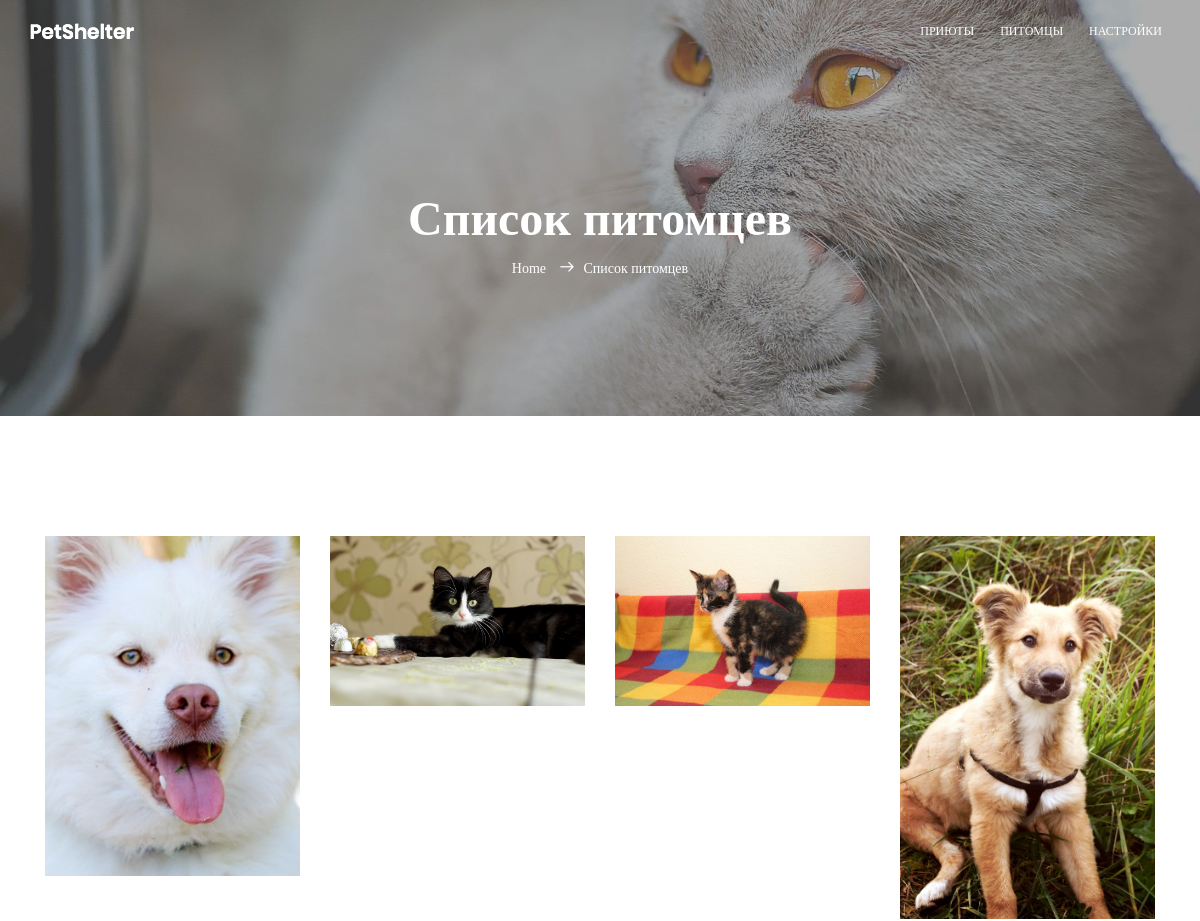
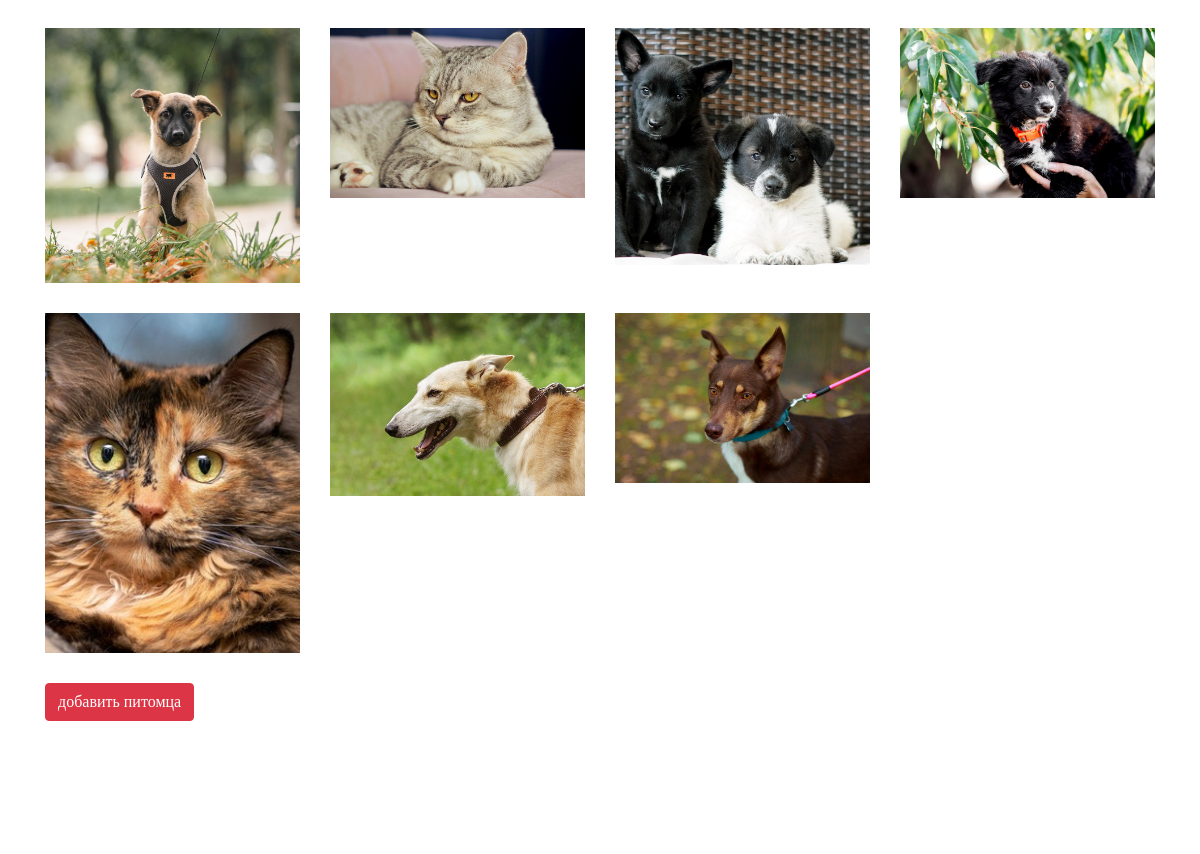
The app's page /adminapp/pet_list/ (signed in, upper part), older data (2 pictures, top to bottom).
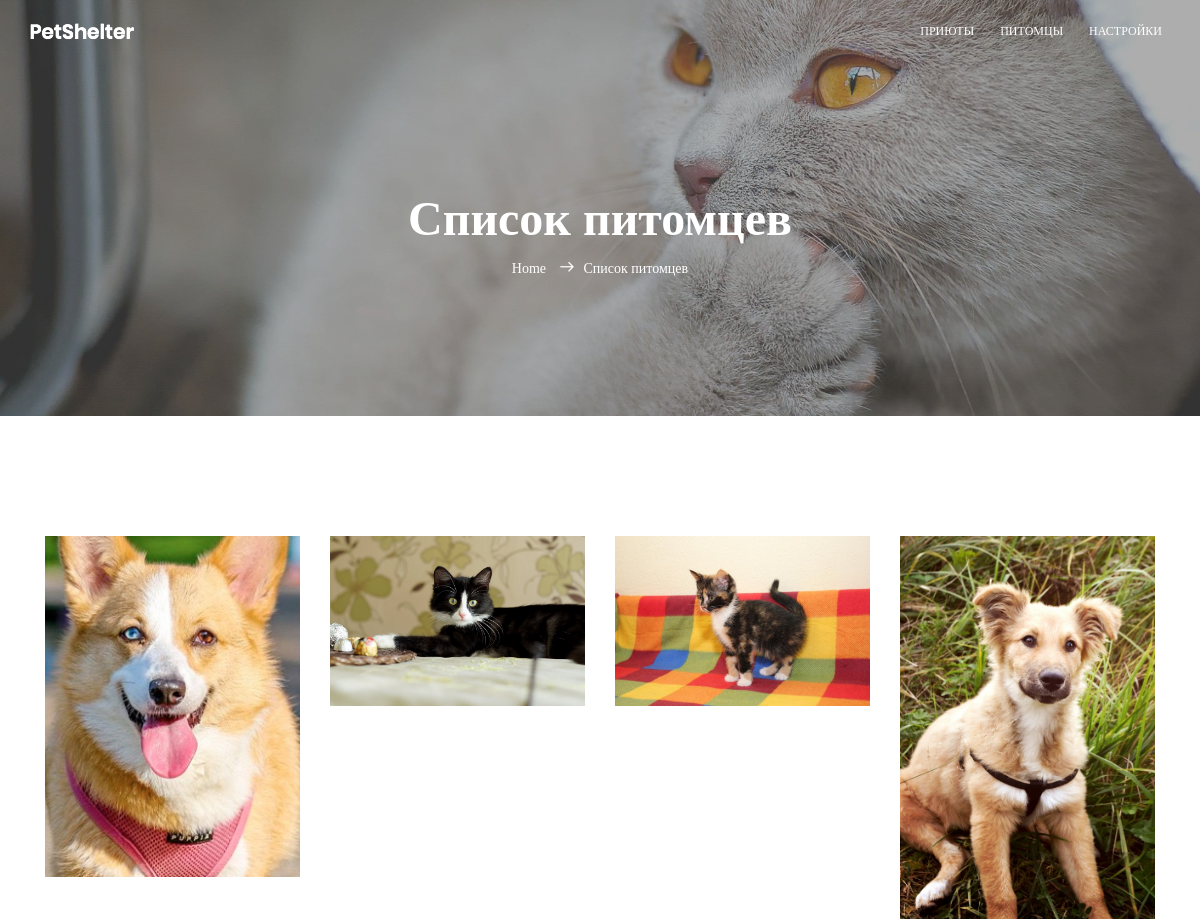
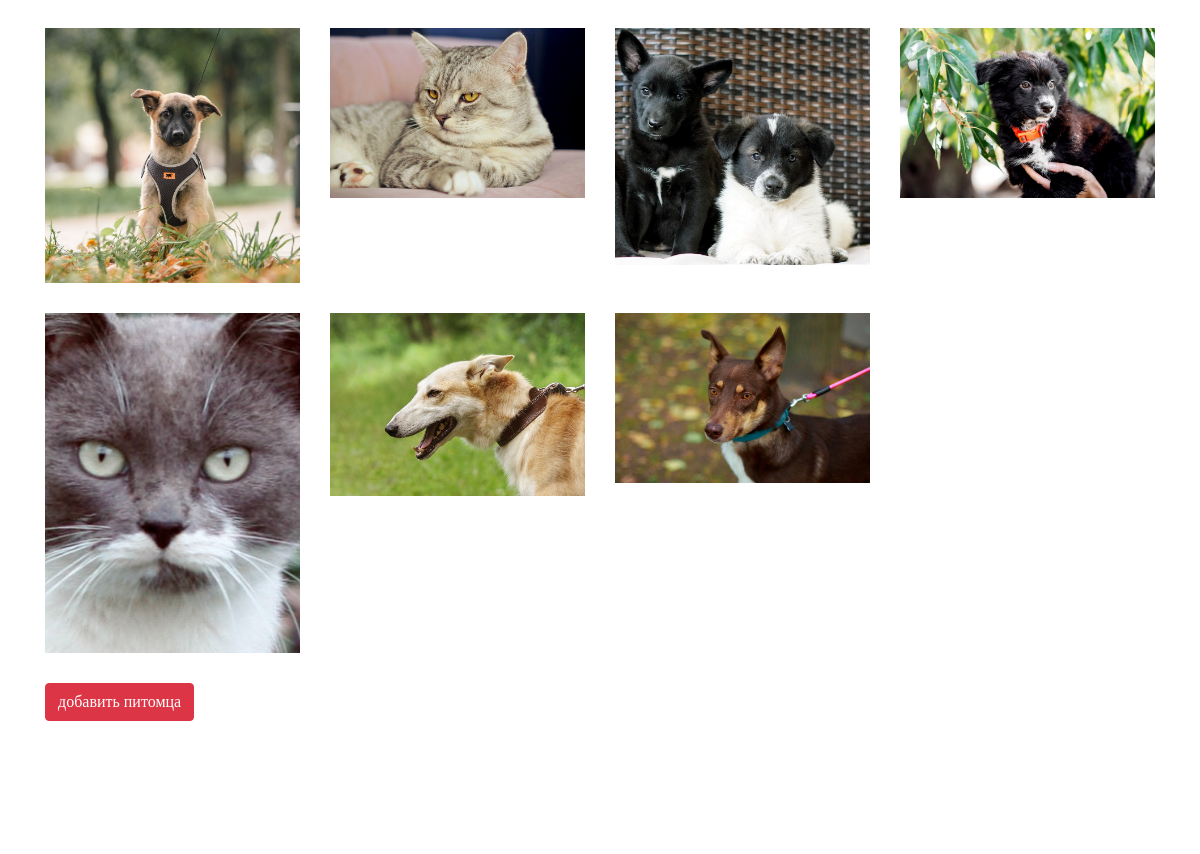
The same page, newer data (2 pictures, top to bottom).
### mainapp/models.py (models this page shows, shortened)
class Core(models.Model):
    class Meta:
        ordering = ('-is_active', 'sort', 'name')
        verbose_name = 'Ядро'
        verbose_name_plural = 'Ядра'
    name = models.CharField(verbose_name='заголовок объекта', max_length=255, null=True)
    description = models.TextField(verbose_name='описание объекта', blank=True, null=True)
    sort = models.IntegerField(verbose_name='номер объекта для сортировки', default=0, blank=True, null=False)
    is_active = models.BooleanField(verbose_name='активен ли объект', default=True, db_index=True)
    created = models.DateTimeField(verbose_name='создан', auto_now_add=True)
    updated = models.DateTimeField(verbose_name='обновлен', auto_now=True)

class Pet(Core):
    pet_shelter = models.ForeignKey(Shelter, on_delete=models.CASCADE, related_name='pets', blank=False, null=False)
    pet_category = models.ForeignKey(PetCategory, on_delete=models.CASCADE)
    pet_status = models.ForeignKey(PetStatus, on_delete=models.CASCADE)
    pet_breed = models.ForeignKey(PetBreed, on_delete=models.CASCADE)
    pet_gender = models.ForeignKey(PetGender, on_delete=models.CASCADE)
    pet_size = models.ForeignKey(PetSize, on_delete=models.CASCADE)
    pet_wool_length = models.ForeignKey(PetWool, on_delete=models.CASCADE)
    pet_color = models.ForeignKey(PetColor, on_delete=models.CASCADE)
    pet_character = models.ForeignKey(PetCharacter, on_delete=models.CASCADE)
    age = models.PositiveIntegerField(verbose_name='возраст (лет)', default=0)
    month = models.PositiveIntegerField(verbose_name='возраст (мес)', default=0)

class Core(models.Model):
    class Meta:
        ordering = ('-is_active', 'sort', 'name')
        verbose_name = 'Ядро'
        verbose_name_plural = 'Ядра'
    name = models.CharField(verbose_name='заголовок объекта', max_length=255, null=True)
    description = models.TextField(verbose_name='описание объекта', blank=True, null=True)
    sort = models.IntegerField(verbose_name='номер объекта для сортировки', default=0, blank=True, null=False)
    is_active = models.BooleanField(verbose_name='активен ли объект', default=True, db_index=True)
    created = models.DateTimeField(verbose_name='создан', auto_now_add=True)
    updated = models.DateTimeField(verbose_name='обновлен', auto_now=True)

class Picture(Core):
    class Meta:
        ordering = ('sort', 'updated')
        verbose_name = 'Картинка'
        verbose_name_plural = 'Картинки'
    image = models.ImageField(upload_to='images')
    related_obj = models.ForeignKey(Core,
                                    verbose_name='изображения',
                                    null=True, blank=True,
                                    related_name='images',
                                    on_delete=models.CASCADE)

### adminapp/views.py (the view)
# urls.py: path('pet_list/', adminapp.PetList.as_view(), name='pet_list'),
class PetList(ListView):
    model = Pet
    template_name = 'adminapp/pet/pet_list.html'
    @method_decorator(user_passes_test(lambda x: x.is_superuser))
    def dispatch(self, *args, **kwargs):
        return super().dispatch(*args, **kwargs)
    def get_context_data(self, **kwargs):
        context = super().get_context_data(**kwargs)
        context['title'] = 'Список питомцев'
        return context

### mainapp/context_processors.py (called while the page is built)
def get_context(request):
    context = {
        'menu': Menu(),
    }
    return context

### adminapp/templates/adminapp/pet/pet_list.html (shortened to what this page needs)
{% extends 'adminapp/base.html' %}
{% load static %}
{% block main_banner %}
    {% include 'adminapp/includes/inc-admin_banner_small.html' %}
{% endblock %}
{% block content %}
    <section class="cat-list-area section-gap">
        <div class="container">
            <div class="row">
                {% for object in object_list %}
                    <div class="col-lg-3 col-md-6">
                        <a href="{% url 'adminapp:pet_detail' object.pk %}">
                            <div class="single-cat-list">
                                <img src="{{ object.images.first.image.url }}" alt="" class="img-fluid">
                            </div>
                        </a>
                    </div>
                {% endfor %}
            </div>
            <p>
                <a href="{% url 'adminapp:pet_create'%}"
                   class="btn btn-danger">
                    добавить питомца
                </a>
            </p>
        </div>
    </section>
{% endblock %}

Row changes from the older to the newer data that the page shows:
changed through a linked row, Pet (number 1 of 11 on the later page): images.first.image: a different picture
changed through a linked row, Pet (number 9 of 11 on the later page): images.first.image: a different picture
